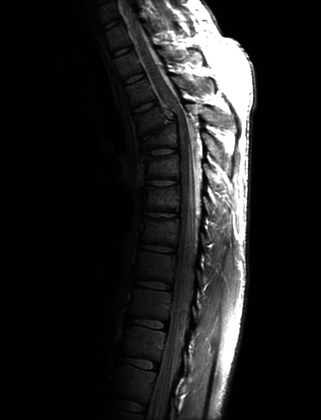
%> input picture matlab/Digital image processing/ project3_2/3.8(a).tif, 321 x 420 px, shrunk from 746 x 976 before the run
$ octave project3_2.m   (GNU Octave 9; MATLAB toolbox functions it lacks are replaced by stand-ins)
%> lines starting %> are read from the running program, lines starting %| are printed output that depends on the picture
%输入要处理的图像
I = imread('3.8(a).tif');
%> I is the input picture: size 420x321 uint8; min 0, max 255, mean 32.6
[height,width] = size(I);
%> height = 420; width = 321
figure
subplot(221)
imshow(I)%显示原始图像
subplot(222)
imhist(I)%显示原始图像直方图

%进行像素灰度统计;
NumPixel = zeros(1,256);%统计各灰度数目，共256个灰度级
for i = 1:height
    for j = 1: width
        NumPixel(I(i,j) + 1) = NumPixel(I(i,j) + 1) + 1;%对应灰度值像素点数量增加一
    end
end
%> after the loop, NumPixel = 256 values, max 74861 at index 2, min 0 at index 256, mean 526.6

%计算灰度分布密度
ProbPixel = zeros(1,256);
for i = 1:256
    ProbPixel(i) = NumPixel(i) / (height * width * 1.0);
end
%> after the loop, ProbPixel = 256 values, max 0.555 at index 2, min 0 at index 256, mean 0.00391

%计算累计直方图分布
CumuPixel = zeros(1,256);
for i = 1:256
    if i == 1
        CumuPixel(i) = ProbPixel(i);
    else
        CumuPixel(i) = CumuPixel(i - 1) + ProbPixel(i);
    end
end
%> after the loop, CumuPixel = 256 values from 0.0183 to 1

%累计分布取整
 CumuPixel = uint8(255 .* CumuPixel);
%> CumuPixel = 256 values from 5 to 255
%对灰度值进行均衡化
for i = 1:height
    for j = 1: width
        I(i,j) = CumuPixel(I(i,j)+1);
    end
end
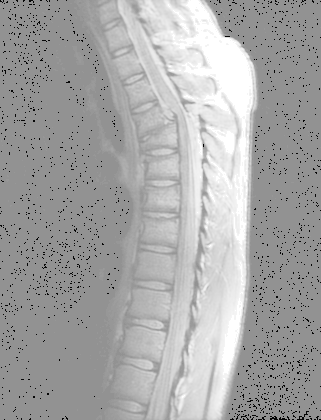
%> I: size 420x321 uint8; min 5, max 255, mean 167.1

subplot(223)
imshow(I)%显示处理的图像
subplot(224)
imhist(I)%显示处理的图像直方图
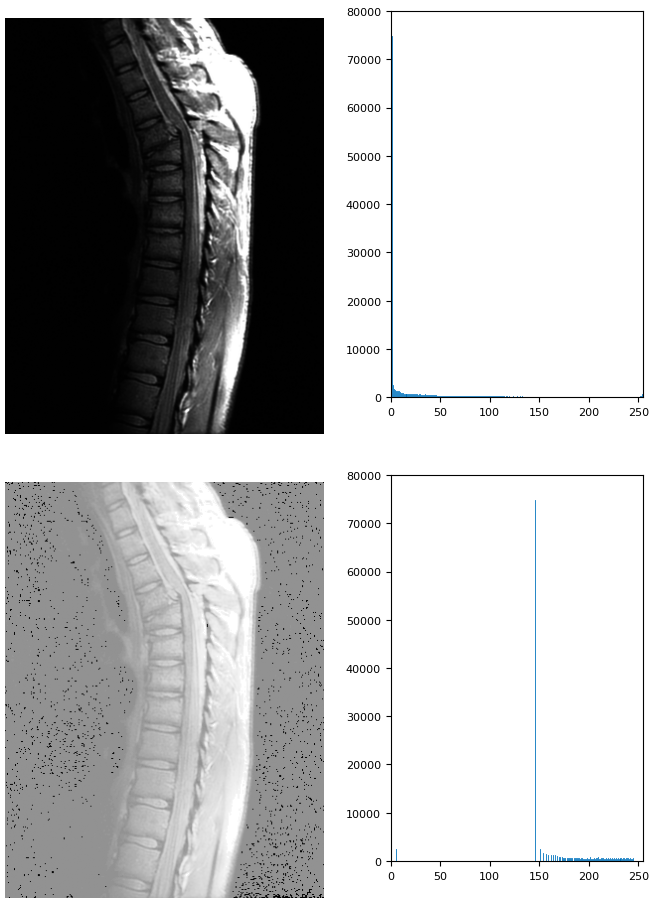
%> figure redrawn from the program's plot data, 4 panels
